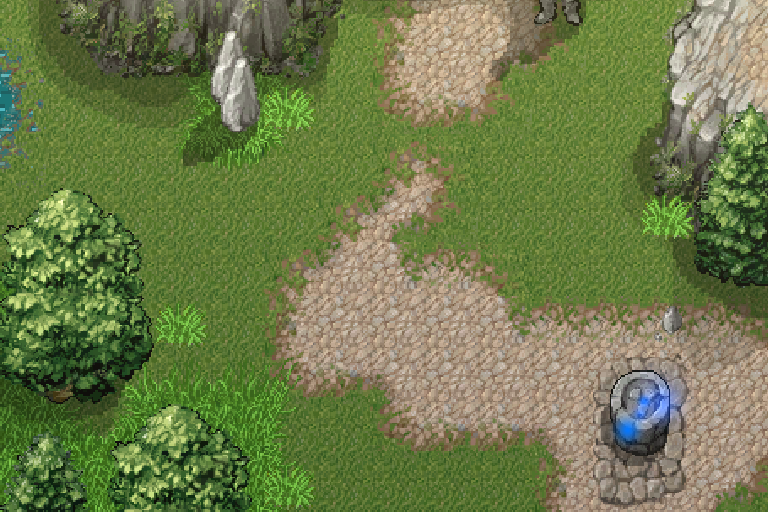

The image is a tile-based game level rendered from a .tmx file. Its description and complete source (layers, tilesets, objects, tile grids) follow:
An orthogonal 24x16 tile map with 32x32 px tiles, 1 tile layer (块层 1).

<map version="1.0" tiledversion="1.1.5" orientation="orthogonal" renderorder="right-down" width="24" height="16" tilewidth="32" tileheight="32" infinite="0" nextobjectid="6">
 <tileset firstgid="1" source="background.tsx" />
 <layer name="块层 1" width="24" height="16">
  <data encoding="csv">
671,672,673,674,675,676,677,678,679,680,681,682,683,684,685,686,687,688,689,690,691,692,693,694,
731,732,733,734,735,736,737,738,739,740,741,742,743,744,745,746,747,748,749,750,751,752,753,754,
791,792,793,794,795,796,797,798,799,800,801,802,803,804,805,806,807,808,809,810,811,812,813,814,
851,852,853,854,855,856,857,858,859,860,861,862,863,864,865,866,867,868,869,870,871,872,873,874,
911,912,913,914,915,916,917,918,919,920,921,922,923,924,925,926,927,928,929,930,931,932,933,934,
971,972,973,974,975,976,977,978,979,980,981,982,983,984,985,986,987,988,989,990,991,992,993,994,
1031,1032,1033,1034,1035,1036,1037,1038,1039,1040,1041,1042,1043,1044,1045,1046,1047,1048,1049,1050,1051,1052,1053,1054,
1091,1092,1093,1094,1095,1096,1097,1098,1099,1100,1101,1102,1103,1104,1105,1106,1107,1108,1109,1110,1111,1112,1113,1114,
1151,1152,1153,1154,1155,1156,1157,1158,1159,1160,1161,1162,1163,1164,1165,1166,1167,1168,1169,1170,1171,1172,1173,1174,
1211,1212,1213,1214,1215,1216,1217,1218,1219,1220,1221,1222,1223,1224,1225,1226,1227,1228,1229,1230,1231,1232,1233,1234,
1271,1272,1273,1274,1275,1276,1277,1278,1279,1280,1281,1282,1283,1284,1285,1286,1287,1288,1289,1290,1291,1292,1293,1294,
1331,1332,1333,1334,1335,1336,1337,1338,1339,1340,1341,1342,1343,1344,1345,1346,1347,1348,1349,1350,1351,1352,1353,1354,
1391,1392,1393,1394,1395,1396,1397,1398,1399,1400,1401,1402,1403,1404,1405,1406,1407,1408,1409,1410,1411,1412,1413,1414,
1451,1452,1453,1454,1455,1456,1457,1458,1459,1460,1461,1462,1463,1464,1465,1466,1467,1468,1469,1470,1471,1472,1473,1474,
1511,1512,1513,1514,1515,1516,1517,1518,1519,1520,1521,1522,1523,1524,1525,1526,1527,1528,1529,1530,1531,1532,1533,1534,
1571,1572,1573,1574,1575,1576,1577,1578,1579,1580,1581,1582,1583,1584,1585,1586,1587,1588,1589,1590,1591,1592,1593,1594
</data>
 </layer>
 <objectgroup name="地板" />
</map>